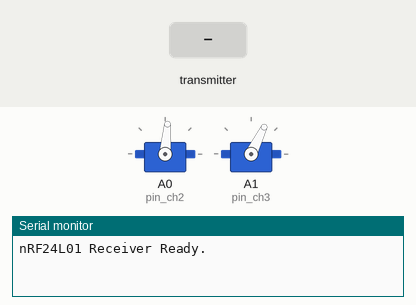
Simulated run of this sketch. Board: Arduino Nano, built with avr-gcc and run on an emulated ATmega328P. Parts: 2 × servo, the last lines printed to the serial monitor. The inputs (shaded band) are chosen by the test bench. No radio packets arrive unless stated.

Above: at 2.2 s.
2.3 s: the transmitter starts sending data.1 = 25
At 3.1 s:
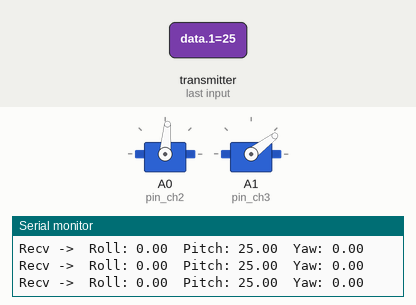
3.8 s: the transmitter starts sending data.2 = 25
At 4.3 s:
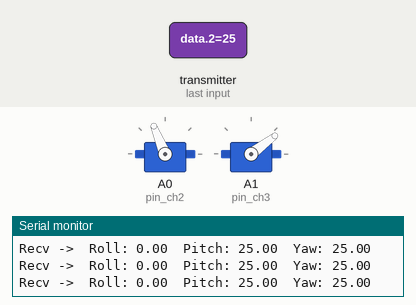
5.3 s: the transmitter starts sending data.1 = 0
At 6.5 s:
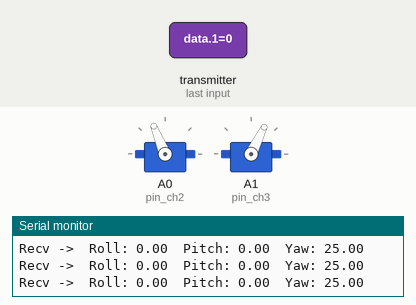
6.8 s: the transmitter starts sending data.2 = 50
At 7.7 s:
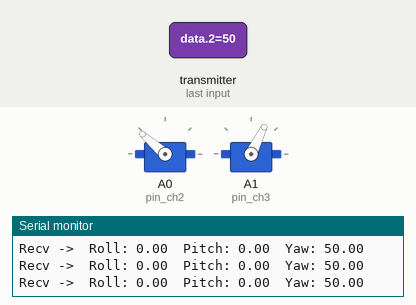
8.3 s: the transmitter starts sending data.1 = 50
At 8.9 s:
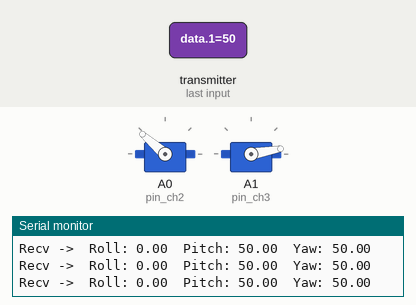
9.8 s: the transmitter starts sending data.2 = 0
At 11.2 s:
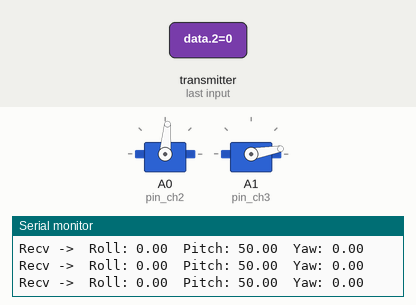
Timing chart, 0 to 12.3 s (numbered marks = the images above; inputs shaded):
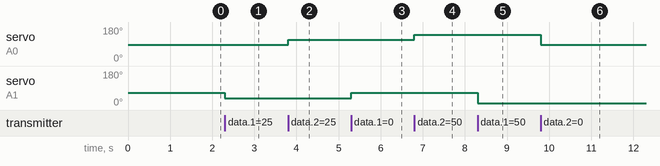

The sketch:

imu_receive.ino
```cpp
#include <SPI.h>
#include <nRF24L01.h>
#include <RF24.h>
#include <Servo.h>

// Create two servo objects
Servo servo_ch2;
Servo servo_ch3;
// Define servo connection pins
const int pin_ch2 = A0;  // Servo 1 on A0
const int pin_ch3 = A1;  // Servo 2 on A1

void SetServoAngle(float angle_ch2, float angle_ch3, uint16_t delay_ms)
{
  // Calculate pulse width (STM32 version uses 50~250 units, Arduino uses microseconds)
  int pwm_ch2 = (int)(1425 + (angle_ch2 * 1000.0) / 90.0);  // Center 1500, ±90° corresponds to 500~2500
  int pwm_ch3 = (int)(1200 - (angle_ch3 * 1000.0) / 90.0);  // Pitch direction reversed

  // Limit range to prevent exceeding servo capability
  if (pwm_ch2 < 500) pwm_ch2 = 500;
  if (pwm_ch2 > 2500) pwm_ch2 = 2500;
  if (pwm_ch3 < 500) pwm_ch3 = 500;
  if (pwm_ch3 > 2500) pwm_ch3 = 2500;

  // Output to servos
  servo_ch2.writeMicroseconds(pwm_ch2);
  servo_ch3.writeMicroseconds(pwm_ch3);

  delay(delay_ms);
}

// RF-Nano onboard nRF24L01 CE, CSN pins
RF24 radio(10, 9);
const byte address[6] = "00001";

// Array for receiving data
float data[3]; // [0]: Roll, [1]: Pitch, [2]: Yaw

void setup() {
  // Initialize servos
  servo_ch2.attach(pin_ch2);
  servo_ch3.attach(pin_ch3);

  // Move to center position
  SetServoAngle(0, 0, 1000);

  Serial.begin(115200);

  // Initialize nRF24L01
  radio.begin();
  radio.openReadingPipe(1, address);
  radio.setPALevel(RF24_PA_LOW);
  radio.setChannel(76);
  radio.setDataRate(RF24_1MBPS);
  radio.startListening();         // Receive mode

  Serial.println("nRF24L01 Receiver Ready.");
}

void loop() {
  if (radio.available()) {
    radio.read(&data, sizeof(data));

    // Check data validity
    if (isnan(data[0]) || isnan(data[1]) || isnan(data[2]) ||
        isinf(data[0]) || isinf(data[1]) || isinf(data[2])) {
      Serial.println("Recv -> Invalid data (NaN or Inf)");
      return;
    }

    // Check data range (assuming pitch/roll in -180~180, yaw in 0~360)
    if (abs(data[0]) > 180 || abs(data[1]) > 180 || abs(data[2]) > 180) {
      Serial.println("Recv -> Data overflow detected");
      return;
    }

    SetServoAngle(data[2], data[1], 0);

    // Print attitude angles
    Serial.print("Recv ->  Roll: ");
    Serial.print(data[0], 2);
    Serial.print("  Pitch: ");
    Serial.print(data[1], 2);
    Serial.print("  Yaw: ");
    Serial.println(data[2], 2);
  }
}
```

Measured:
- after the input at 2.3 s, servo on A1 (pin_ch3): 64° → 37° at once
- after the input at 3.8 s, servo on A0 (pin_ch2): 85° → 112° at once
- after the input at 5.3 s, servo on A1 (pin_ch3): 37° → 64° at once
- after the input at 6.8 s, servo on A0 (pin_ch2): 112° → 139° at once
- after the input at 8.3 s, servo on A1 (pin_ch3): 64° → 10° at once
- after the input at 9.8 s, servo on A0 (pin_ch2): 139° → 85° at once
